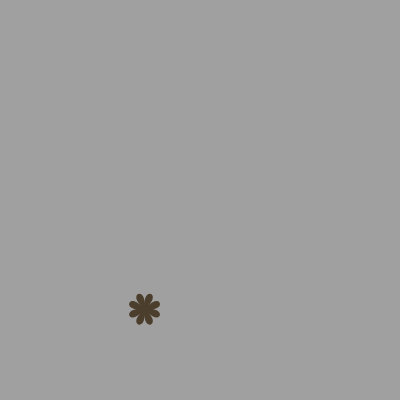
Frame 1 (no input)
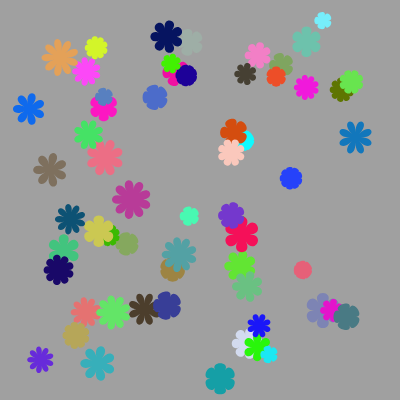
Frame 60 (no input)
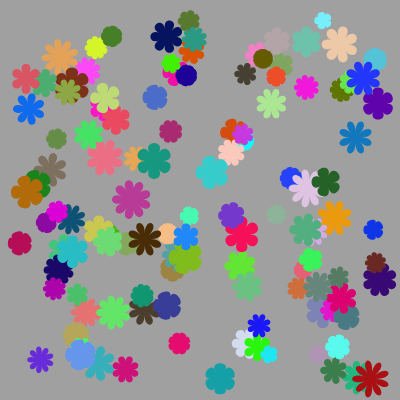
Frame 120 (the mouse pressed at the canvas centre since frame 60)

The p5.js sketch that drew these frames (run headless with seeded random() and noise() and a simulated clock; from frame 60 on, the mouse is pressed at the canvas centre):

// p5.js sketch
// ── sketch.js
let flores = 1000;
let num = 0;

function setup() {
  createCanvas(400, 400);
  background(160);
  frameRate(30);
}

function draw() {
  if (num < flores) {
    let puntas = floor(random(5, 10));
    flor(puntas);
    num++;
  }
}

function flor(puntas) {
  let angulo = TWO_PI / puntas;
  let radioInterno = random(5, 10);
  let radioExterno = random(12, 25);
  let xx = random(20, width - 20);
  let yy = random(20, height - 20);
  let inicioX = xx + cos(0) * radioInterno;
  let inicioY = yy + sin(0) * radioExterno;
  fill(color(random(255), random(255), random(255)));
  noStroke();
  beginShape();
  vertex(inicioX, inicioY);
  for (let i = 0; i < puntas; i++) {
    let cx1 = xx + cos(angulo * i) * radioExterno;
    let cy1 = yy + sin(angulo * i) * radioExterno;
    let x2 = xx + cos(angulo * (i + 1)) * radioInterno;
    let y2 = yy + sin(angulo * (i + 1)) * radioInterno;
    let cx2 = xx + cos(angulo * (i + 1)) * radioExterno;
    let cy2 = yy + sin(angulo * (i + 1)) * radioExterno;
    bezierVertex(cx1, cy1, cx2, cy2, x2, y2);
  }
  endShape(CLOSE);
}
